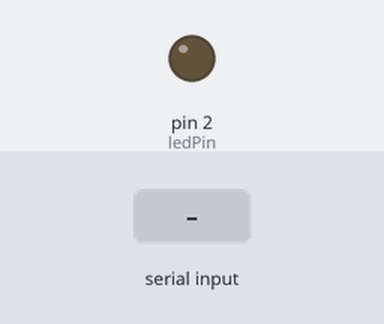
Recording of a sketch running on a simulated Arduino Uno, built with avr-gcc and run on an emulated ATmega328P. Shown: output pins drawn as LEDs (lit = HIGH). The test bench sets the inputs (shaded band).

Above: at 1.2 s.
1.3 s: "1\n" received over Serial
At 1.6 s:
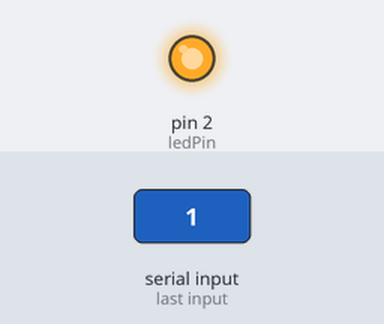
Timing chart, 0 to 4.3 s (numbered marks = the images above; inputs shaded):
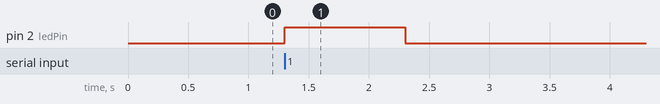

Measured:
- after the input at 1.3 s, pin 2 (ledPin): LOW → HIGH at once, → LOW 1.0 s later

The sketch:

sender.ino
```cpp
char str[5];
const int ledPin = 2;

void setup() {
  // put your setup code here, to run once:
  Serial.begin(9600);
  pinMode(ledPin, OUTPUT);
}

void loop() {
  // put your main code here, to run repeatedly:
  if (Serial.available()) {
    int data = Serial.parseInt();
    if (data == 1) {
      digitalWrite(ledPin, HIGH);
    } else if (data == 0) {
      digitalWrite(ledPin, LOW);
    }
  }
}
```
